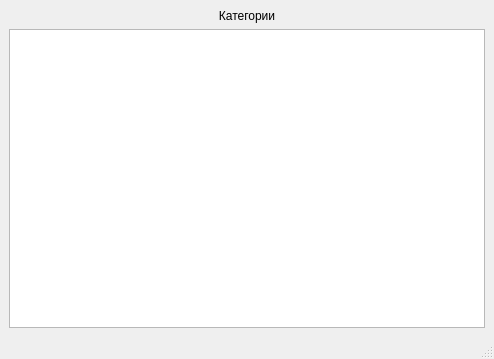
<?xml version="1.0" encoding="UTF-8"?>
<ui version="4.0">
 <class>MainWindow</class>
 <widget class="QMainWindow" name="MainWindow">
  <property name="geometry">
   <rect>
    <x>0</x>
    <y>0</y>
    <width>494</width>
    <height>359</height>
   </rect>
  </property>
  <property name="windowTitle">
   <string>MainWindow</string>
  </property>
  <widget class="QWidget" name="centralwidget">
   <layout class="QGridLayout" name="gridLayout">
    <item row="0" column="0">
     <widget class="QLabel" name="categoriesLabel">
      <property name="text">
       <string>&lt;html&gt;&lt;head/&gt;&lt;body&gt;&lt;p align=&quot;center&quot;&gt;Категории&lt;/p&gt;&lt;/body&gt;&lt;/html&gt;</string>
      </property>
     </widget>
    </item>
    <item row="1" column="0">
     <widget class="QTableWidget" name="categoriesTable"/>
    </item>
   </layout>
  </widget>
  <widget class="QStatusBar" name="statusbar"/>
 </widget>
 <resources/>
 <connections/>
</ui>
